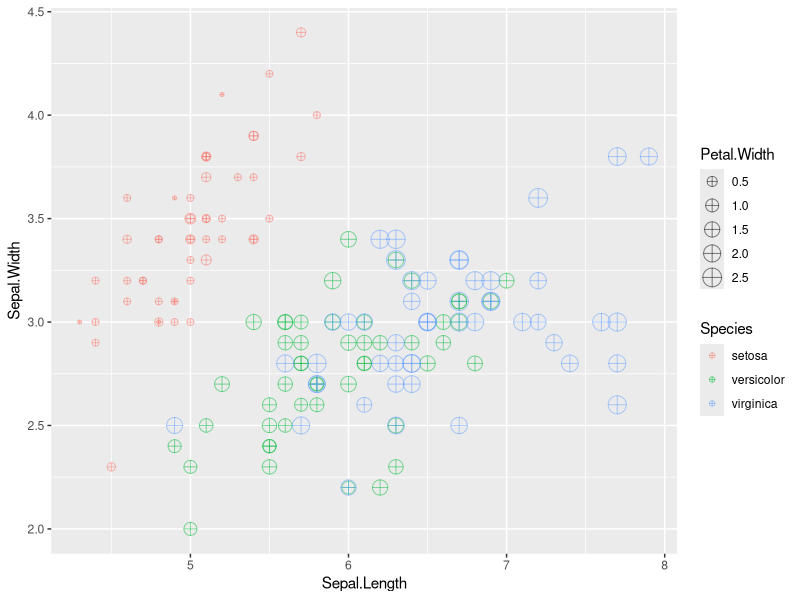
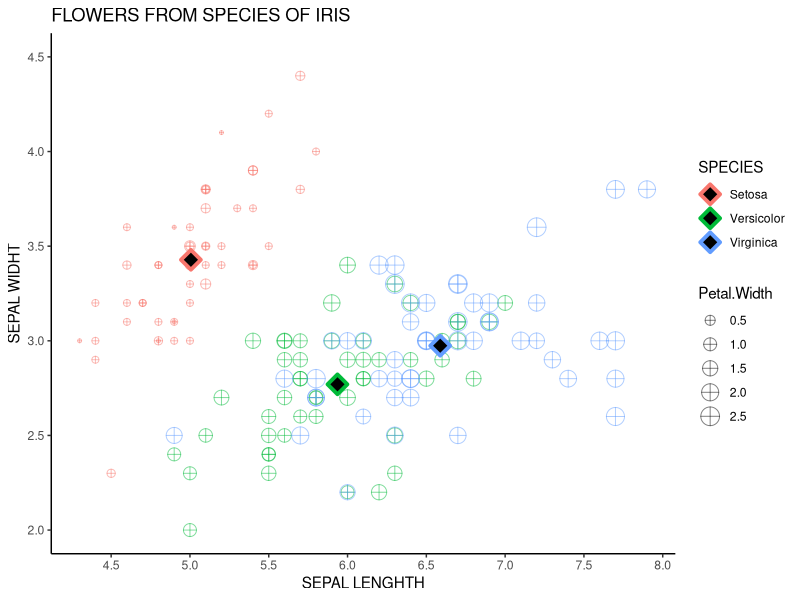

Reproduce these figures in R, in order.
# Postwork Sesión 2 Equipo 14.

#### Objetivo

"- Conocer algunas de las bases de datos disponibles en `R`
- Observar algunas características y manipular los DataFrames con `dplyr`
- Realizar visualizaciones con `ggplot`
#### Requisitos

1. Tener instalado R y RStudio
2. Haber realizado el prework y estudiado los ejemplos de la sesión."

#### Desarrollo

"1) Inspecciona el DataSet iris disponible directamente en la librería de ggplot. 
Identifica las variables que contiene y su tipo, asegúrate de que no hayan datos
faltantes y que los datos se encuentran listos para usarse."

#Llamamos a la libreria ggplot2 y dplyr
library(ggplot2)  
library(dplyr)  

# Validamos estructura del dataset iris.
str(iris)
# 150 obs. con 5 var.
head(iris)

# Aseguramos que no haya datos faltantes con la funcion:
sum(complete.cases(iris))  
# 150 casos completos
# No hay datos faltantes.

"2) Crea una gráfica de puntos que contenga `Sepal.Lenght` en el eje horizontal, 
`Sepal.Width` en el eje vertical, que identifique `Species` por color y que el tamaño 
de la figura está representado por `Petal.Width`. 
Asegúrate de que la geometría contenga `shape = 10` y `alpha = 0.5`."


g <- ggplot(iris, aes(x = Sepal.Length, y=Sepal.Width, color = Species,
                    size = Petal.Width)) + 
     geom_point(shape=10, alpha=0.5) 
g
"3) Crea una tabla llamada `iris_mean` que contenga el promedio de todas las variables 
agrupadas por `Species`."

iris.mean <- iris %>%
  group_by(Species) %>%
  summarize_all(mean)
 
View(iris.mean)

"4) Con esta tabla, agrega a tu gráfica anterior otra geometría de puntos para agregar 
los promedios en la visualización. Asegúrate que el primer argumento de la geometría 
sea el nombre de tu tabla y que los parámetros sean `shape = 23`, `size = 4`, 
`fill = 'black'` y `stroke = 2`. También agrega etiquetas, temas y los cambios 
necesarios para mejorar tu visualización."


g <- g + geom_point(data = iris.mean,
                    shape = 23, size = 4, fill = 'black', stroke = 2)

#Ajusto la región a graficar.
g <- g + scale_y_continuous(limits = c(2, 4.5),
                            breaks = seq(2,4.5, 0.5)) +
  scale_x_continuous(breaks = seq(4, 8, 0.5))

# Renombrar las etiquetas de variable de species.
g <- g + scale_color_discrete("SPECIES", 
                              labels = c("Setosa", "Versicolor","Virginica"))

# Agregar título y nombre a los ejes
g <- g + labs(title = "FLOWERS FROM SPECIES OF IRIS",
              x = "SEPAL LENGHTH",
              y = "SEPAL WIDHT") + 
  theme_classic()


# Guardar la gráfica
ggsave("iris_plot.jpg", plot = g)




